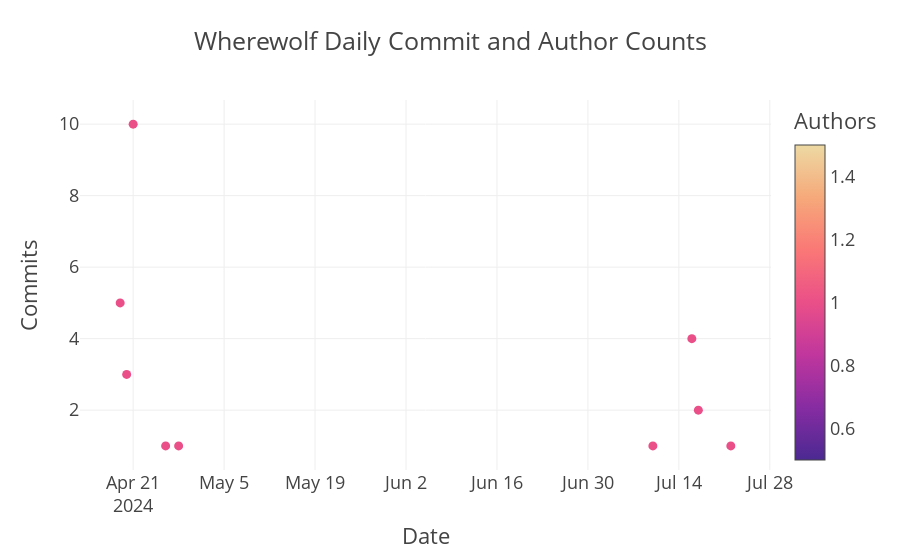

Notebook source saved alongside this figure:
### Code cell
fig = px.scatter(df_commits_daily, 
                 title=project_name + ' Daily Commit and Author Counts',
                 x=df_commits_daily.index,
                 y='num_commits', 
                 color='num_authors',
                 hover_name=df_commits_daily.index,
                 hover_data=agg_commit_hover_data,
                 labels=commit_labels)

fig.update_layout(xaxis_title='Date')

format_and_show(fig)

### Figure 1 — Plotly figure (JSON) as saved in the notebook; plotly's stock layout.template omitted (floating-point values rounded to 4 significant figures)
{"data": [{"customdata": [[30, 0, 0, 0, 0, 6, 18, 0, 2.8, 6, 0], [16, 0, 5, 1, 0, 12, 8, 0, 8.333, 5.333, 0], [14, 2, 1, 0, 0, 14, 4, 1, 5.4, 1.4, 0.2], [6, 2, 25, 6, 2, 25, 6, 2, 25, 6, 2], [0, 0, 1, 0, 0, 1, 0, 0, 1, 0, 0], [5, 5, 29, 5, 5, 29, 5, 5, 29, 5, 5], [3, 0, 1, 0, 0, 3, 2, 0, 2, 0.75, 0], [1, 0, 1, 0, 0, 4, 1, 0, 2.5, 0.5, 0], [2, 0, 12, 2, 0, 12, 2, 0, 12, 2, 0]], "hovertemplate": "<b>%{hovertext}</b><br><br>Date=%{x}<br>Commits=%{y}<br>sum_inserts=%{customdata[0]}<br>sum_deletes=%{customdata[1]}<br>min_files=%{customdata[2]}<br>min_inserts=%{customdata[3]}<br>min_deletes=%{customdata[4]}<br>max_files=%{customdata[5]}<br>max_inserts=%{customdata[6]}<br>max_deletes=%{customdata[7]}<br>Average Files Modified=%{customdata[8]}<br>avg_inserts=%{customdata[9]}<br>avg_deletes=%{customdata[10]}<br>Authors=%{marker.color}<extra></extra>", "hovertext": ["2024-04-19", "2024-04-20", "2024-04-21", "2024-04-26", "2024-04-28", "2024-07-10", "2024-07-16", "2024-07-17", "2024-07-22"], "legendgroup": "", "marker": {"color": [1, 1, 1, 1, 1, 1, 1, 1, 1], "coloraxis": "coloraxis", "symbol": "circle"}, "mode": "markers", "name": "", "orientation": "v", "showlegend": false, "type": "scatter", "x": ["2024-04-19", "2024-04-20", "2024-04-21", "2024-04-26", "2024-04-28", "2024-07-10", "2024-07-16", "2024-07-17", "2024-07-22"], "xaxis": "x", "y": [5, 3, 10, 1, 1, 1, 4, 2, 1], "yaxis": "y"}], "layout": {"coloraxis": {"colorbar": {"title": {"text": "Authors"}}, "colorscale": [[0, "rgb(75, 41, 145)"], [0.1667, "rgb(135, 44, 162)"], [0.3333, "rgb(192, 54, 157)"], [0.5, "rgb(234, 79, 136)"], [0.6667, "rgb(250, 120, 118)"], [0.8333, "rgb(246, 169, 122)"], [1, "rgb(237, 217, 163)"]]}, "height": 550, "legend": {"tracegroupgap": 0}, "title": {"text": "Wherewolf Daily Commit and Author Counts"}, "xaxis": {"anchor": "y", "domain": [0, 1], "title": {"text": "Date"}}, "yaxis": {"anchor": "x", "domain": [0, 1], "title": {"text": "Commits"}}}}
